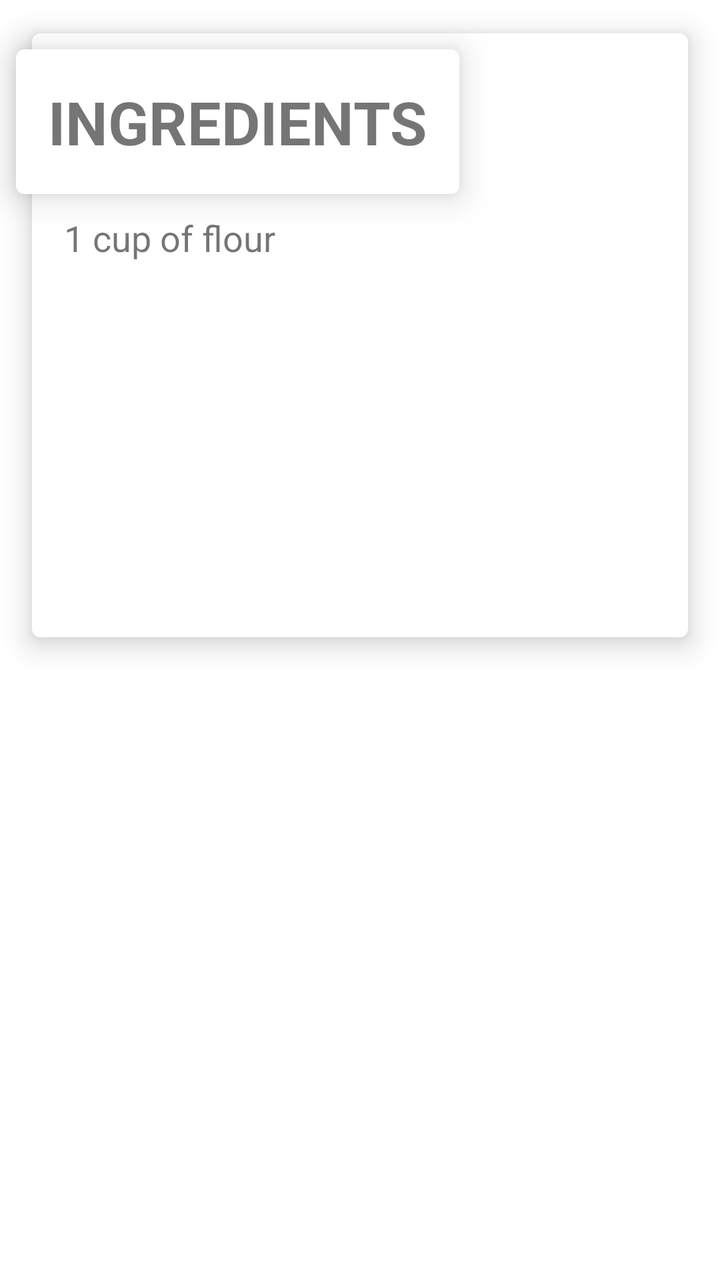
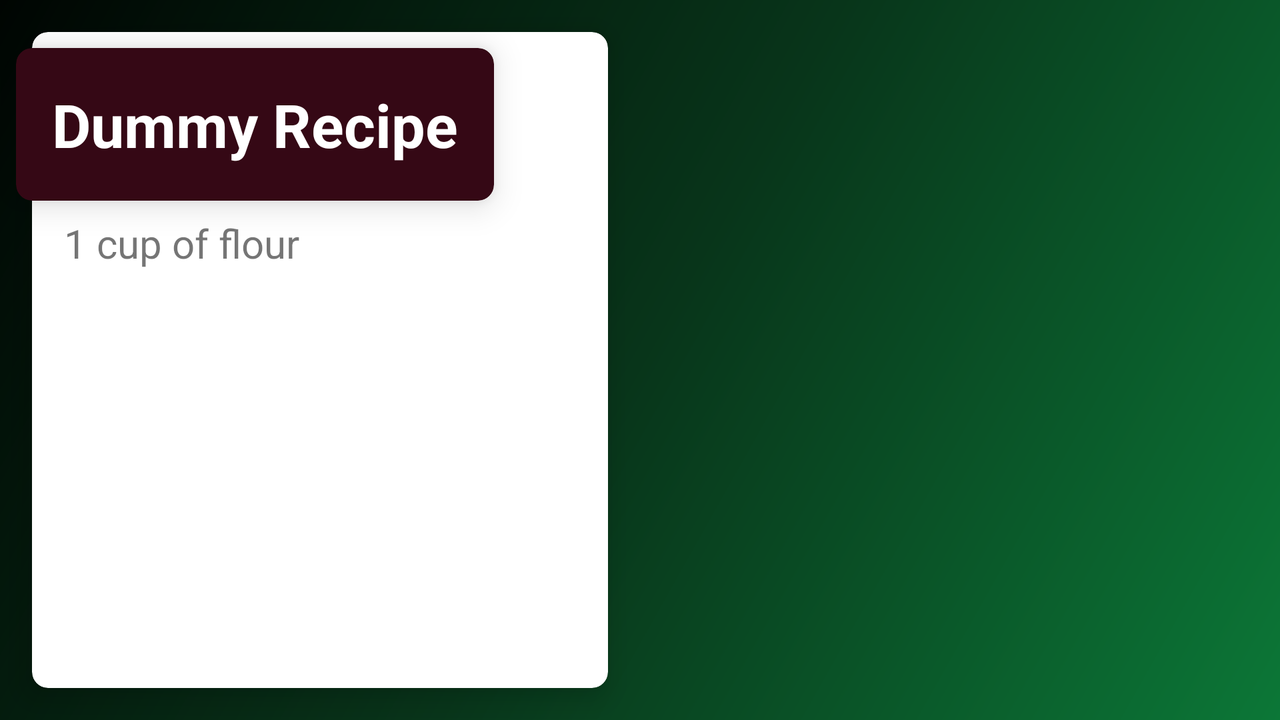

The same Android screen from two of the app's own layout files: first res/layout/ as a phone draws it, then the repository's variant for another configuration, drawn on a device whose configuration selects that folder. Both files follow.
<!-- AndroidManifest.xml: application theme AppTheme -->
<!-- res/layout/fragment_instructions.xml -->
<?xml version="1.0" encoding="utf-8"?>
<android.support.constraint.ConstraintLayout
    xmlns:android="http://schemas.android.com/apk/res/android"
    xmlns:app="http://schemas.android.com/apk/res-auto"
    xmlns:tools="http://schemas.android.com/tools"
    android:id="@+id/instructions_fragment"
    android:orientation="vertical"
    android:layout_width="match_parent"
    android:layout_height="match_parent">


    <android.support.v7.widget.CardView
        android:id="@+id/ingredient_title_cv_fragment"
        android:layout_width="wrap_content"
        android:layout_height="wrap_content"
        android:layout_marginStart="8dp"
        android:layout_marginTop="8dp"
        android:foreground="?android:attr/selectableItemBackground"
        app:cardCornerRadius="4dp"
        app:cardElevation="10dp"
        app:layout_constraintStart_toStartOf="parent"
        app:layout_constraintTop_toTopOf="@+id/ingredients_cv_fragment">

        <TextView
            android:id="@+id/ingredients_title_tv_fragment"
            android:layout_width="wrap_content"
            android:layout_height="wrap_content"
            android:layout_margin="16dp"
            android:text="@string/ingredients"
            android:textSize="30sp"
            android:textStyle="bold"
            app:layout_constraintStart_toStartOf="@+id/card_container"
            app:layout_constraintTop_toTopOf="@+id/card_container" />
    </android.support.v7.widget.CardView>

    <android.support.v7.widget.CardView
        android:id="@+id/ingredients_cv_fragment"
        android:layout_width="match_parent"
        android:layout_height="302dp"
        android:layout_marginLeft="16dp"

        android:layout_marginTop="8dp"
        android:layout_marginRight="16dp"
        android:layout_marginBottom="8dp"
        android:foreground="?android:attr/selectableItemBackground"
        android:paddingTop="16dp"
        app:cardCornerRadius="4dp"
        app:cardElevation="8dp"
        app:layout_constraintBottom_toTopOf="@+id/ingredients_instructions_rv_fragments"
        app:layout_constraintEnd_toEndOf="parent"
        app:layout_constraintStart_toStartOf="parent"
        app:layout_constraintTop_toTopOf="parent">


        <TextView
            android:id="@+id/ingredients_tv_fragment"
            android:layout_width="match_parent"
            android:layout_height="wrap_content"
            android:layout_marginStart="16dp"
            android:layout_marginTop="90dp"
            android:text="@string/ingredients_list"
            android:textSize="18sp"
            tools:text="@string/ingredients_list" />


    </android.support.v7.widget.CardView>


    <android.support.v7.widget.RecyclerView
        android:id="@+id/ingredients_instructions_rv_fragments"
        android:layout_width="match_parent"
        android:layout_height="296dp"
        app:layout_constraintBottom_toBottomOf="parent"
        app:layout_constraintEnd_toEndOf="parent"
        app:layout_constraintStart_toStartOf="parent"
        app:layout_constraintTop_toBottomOf="@+id/ingredients_cv_fragment" />

</android.support.constraint.ConstraintLayout>
<!-- resources referenced by this layout -->
<resources>
  <string name="ingredients"> INGREDIENTS</string>
  <string name="ingredients_list">1 cup of flour</string>
  <style name="AppTheme" parent="Theme.AppCompat.Light.DarkActionBar">
          
          <item name="colorPrimary">@color/colorPrimary</item>
          <item name="colorPrimaryDark">@color/colorPrimaryDark</item>
          <item name="colorAccent">@color/colorAccent</item>
          <item name="android:windowBackground">@null</item>
      </style>
  <color name="colorPrimary">#008577</color>
  <color name="colorPrimaryDark">#00574B</color>
  <color name="colorAccent">#D81B60</color>
</resources>
<!-- res/layout-land/fragment_instructions.xml (the repository's variant of the layout above) -->
<!-- drawn on the phone turned sideways -->
<?xml version="1.0" encoding="utf-8"?>
<android.support.v7.widget.LinearLayoutCompat
    xmlns:android="http://schemas.android.com/apk/res/android"
    xmlns:app="http://schemas.android.com/apk/res-auto"
    xmlns:tools="http://schemas.android.com/tools"
    android:orientation="horizontal"
    android:layout_width="match_parent"
    android:layout_height="match_parent"
    android:background="@drawable/background_color"
    android:layout_weight="2">

    <android.support.constraint.ConstraintLayout
        android:layout_width="match_parent"
        android:layout_height="match_parent"
        android:layout_weight="1">

        <android.support.v7.widget.CardView
            android:layout_width="wrap_content"
            android:layout_height="wrap_content"
            android:layout_marginStart="8dp"
            android:layout_marginTop="24dp"
            android:foreground="?android:attr/selectableItemBackground"
            app:cardBackgroundColor="@color/card_background"
            app:cardCornerRadius="@dimen/card_cornerRadius"
            app:cardElevation="10dp"
            app:contentPadding="8dp"
            app:layout_constraintStart_toStartOf="parent"
            app:layout_constraintTop_toTopOf="parent">

            <TextView
                style="@style/recipe_name_style"
                android:layout_width="wrap_content"
                android:layout_height="wrap_content"
                android:text="@string/ingredients"
                app:layout_constraintStart_toStartOf="@+id/card_container"
                app:layout_constraintTop_toTopOf="@+id/card_container"
                tools:text="@string/recipe_dummy" />

        </android.support.v7.widget.CardView>


        <android.support.v7.widget.CardView
            android:id="@+id/ingredients_cv_fragment"
            android:layout_width="match_parent"
            android:layout_height="match_parent"
            android:layout_marginStart="16dp"
            android:layout_marginTop="16dp"
            android:layout_marginEnd="16dp"
            android:layout_marginBottom="16dp"
            android:foreground="?android:attr/selectableItemBackground"
            android:paddingTop="16dp"
            app:cardCornerRadius="@dimen/card_cornerRadius"
            app:cardElevation="@dimen/card_Elevation"
            app:layout_constraintEnd_toEndOf="parent"
            app:layout_constraintStart_toStartOf="parent"
            app:layout_constraintTop_toTopOf="parent">

            <android.support.constraint.ConstraintLayout
                android:layout_width="match_parent"
                android:layout_height="match_parent"
                android:layout_marginStart="0dp"
                android:layout_marginEnd="0dp">

                <View
                    android:id="@+id/view2"
                    android:layout_width="match_parent"
                    android:layout_height="84dp"
                    android:layout_marginTop="8dp"
                    app:layout_constraintEnd_toEndOf="parent"
                    app:layout_constraintHorizontal_bias="0.0"
                    app:layout_constraintStart_toStartOf="parent"
                    app:layout_constraintTop_toTopOf="parent" />


                <FrameLayout
                    android:id="@+id/frameLayout"
                    android:layout_width="match_parent"
                    android:layout_height="188dp"
                    app:layout_constraintEnd_toEndOf="parent"
                    app:layout_constraintStart_toStartOf="parent"
                    app:layout_constraintTop_toBottomOf="@+id/view2">

                    <android.support.v4.widget.NestedScrollView
                        android:id="@+id/nestedScrollView"
                        android:layout_width="match_parent"
                        android:layout_height="189dp"
                        app:layout_constraintEnd_toEndOf="parent"
                        app:layout_constraintHorizontal_bias="0.0"
                        app:layout_constraintStart_toStartOf="parent"
                        app:layout_constraintTop_toBottomOf="@+id/view2">

                        <FrameLayout
                            android:layout_width="match_parent"
                            android:layout_height="wrap_content">

                            <TextView
                                android:id="@+id/ingredients_tv_fragment"
                                android:layout_width="match_parent"
                                android:layout_height="wrap_content"
                                android:layout_marginStart="16dp"
                                android:text="@string/ingredients_list"
                                android:textSize="20sp"
                                tools:text="@string/ingredients_list" />

                        </FrameLayout>

                    </android.support.v4.widget.NestedScrollView>

                </FrameLayout>


            </android.support.constraint.ConstraintLayout>

        </android.support.v7.widget.CardView>

    </android.support.constraint.ConstraintLayout>

    <android.support.v7.widget.RecyclerView
        android:id="@+id/ingredients_instructions_rv_fragments"
        android:layout_width="match_parent"
        android:layout_height="match_parent"
        android:layout_marginTop="8dp"
        android:layout_weight="1"
        app:layout_constraintEnd_toEndOf="parent"
        app:layout_constraintStart_toStartOf="parent"
        app:layout_constraintTop_toBottomOf="@+id/ingredients_cv_fragment" />

</android.support.v7.widget.LinearLayoutCompat>
<!-- resources referenced by the variant -->
<!-- as the phone turned sideways resolves them -->
<resources>
  <color name="card_background">#350815</color>
  <dimen name="card_Elevation">8dp</dimen>
  <dimen name="card_cornerRadius">8dp</dimen>
  <!-- drawable background_color (drawable) -->
  <?xml version="1.0" encoding="utf-8"?>
  <shape    xmlns:android="http://schemas.android.com/apk/res/android">
  
      <gradient
          android:startColor="#0C7737"
          android:centerColor="#08351A"
          android:endColor="#000502"
          android:angle="135"/>
  </shape>
  <string name="ingredients"> INGREDIENTS</string>
  <string name="ingredients_list">1 cup of flour</string>
  <string name="recipe_dummy">Dummy Recipe</string>
  <style name="recipe_name_style">
          <item name="android:textColor">@color/card_text</item>
          <item name="android:textSize">@dimen/recyclerView_title_text_size</item>
          <item name="android:textStyle">bold</item>
          <item name="android:padding">@dimen/recyclerView_title_padding</item>
      </style>
  <style name="AppTheme" parent="Theme.AppCompat.Light.DarkActionBar">
          
          <item name="colorPrimary">@color/colorPrimary</item>
          <item name="colorPrimaryDark">@color/colorPrimaryDark</item>
          <item name="colorAccent">@color/colorAccent</item>
          <item name="android:windowBackground">@null</item>
      </style>
  <color name="card_text">#ffff</color>
  <dimen name="recyclerView_title_text_size">30dp</dimen>
  <dimen name="recyclerView_title_padding">10dp</dimen>
  <color name="colorPrimary">#008577</color>
  <color name="colorPrimaryDark">#00574B</color>
  <color name="colorAccent">#D81B60</color>
</resources>
